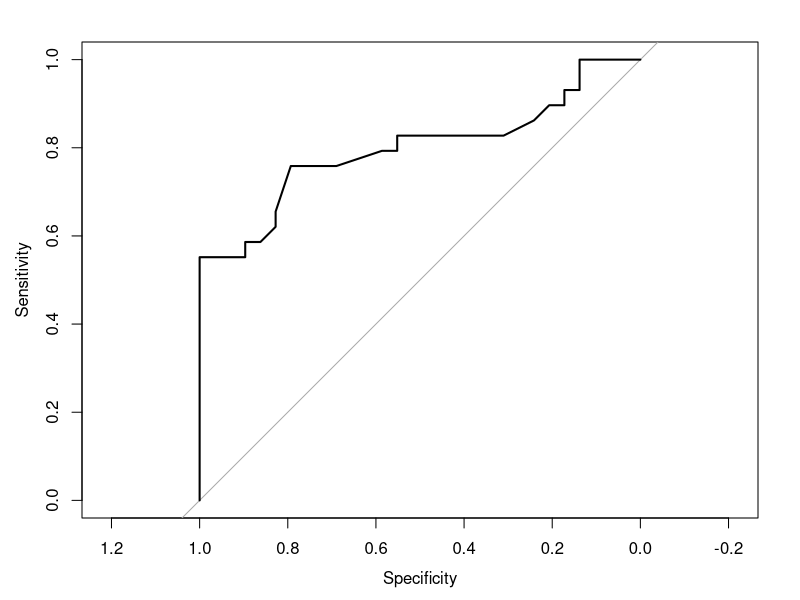

The R script that drew this image:
library(tidyverse)
library(lubridate)
library(dplyr)

#load data
cpi <- read.csv("cpi_cleaned.csv")
fed <- read.csv("fed_rate_cleaned.csv")
unemp <- read.csv('unemployment_cleaned.csv')
spy <- read.csv("SPY_data.csv")

#data formatting
cpi$Date   <- as.Date(as.character(cpi$Date),   format = "%b %d, %Y")
unemp$Date <- as.Date(as.character(unemp$Date), format = "%b %d, %Y")
fed$Date   <- as.Date(as.character(fed$Date),   format = "%b %d, %Y")
spy$X <- as.Date(as.character(spy$X))

#2008-2015
cpi   <- cpi   %>% filter(Date >= "2008-01-01", Date <= "2015-12-31")
unemp <- unemp %>% filter(Date >= "2008-01-01", Date <= "2015-12-31")
fed   <- fed   %>% filter(Date >= "2008-01-01", Date <= "2015-12-31")
spy   <- spy   %>% filter(X >= "2008-01-01", X <= "2015-12-31")

#monthly changes
cpi$month   <- floor_date(cpi$Date, "month")
unemp$month <- floor_date(unemp$Date, "month")
fed$month   <- floor_date(fed$Date, "month")
spy$month   <- floor_date(spy$X, "month")

#economic surprises 
cpi$cpi_surprise       <- cpi$Actual - cpi$Previous
unemp$unemp_surprise   <- unemp$Actual - unemp$Previous
fed$fed_surprise       <- fed$Actual - fed$Previous

#daily returns for SPY
spy <- spy %>%
  mutate(return = log(SPY.Adjusted / lag(SPY.Adjusted)))

#monthly volatilty(standard deviation of daily returns)
spy_monthly <- spy %>%
  group_by(month) %>%
  summarise(volatility = sd(return, na.rm = TRUE))

#merged data 
merged_data <- cpi[, c("month", "cpi_surprise")] %>%
  merge(unemp[, c("month", "unemp_surprise")], by = "month") %>%
  merge(fed[, c("month", "fed_surprise")], by = "month") %>%
  merge(spy_monthly, by = "month")

#high volitility vs. low
threshold <- median(merged_data$volatility, na.rm = TRUE)

merged_data$high_vol <- ifelse(merged_data$volatility > threshold, 1, 0)

table(merged_data$high_vol)

#logistical regression
model <- glm(high_vol ~ cpi_surprise + unemp_surprise + fed_surprise,
             data = merged_data,
             family = binomial)

print(summary(model))

#Confusion Matrix
merged_data$pred_prob <- predict(model, type = "response")
merged_data$pred_class <- ifelse(merged_data$pred_prob > 0.5, 1, 0)

library(caret)

confusionMatrix(
  factor(merged_data$pred_class),
  factor(merged_data$high_vol),
  positive = "1"
)

#ROC and AUC
library(pROC)

roc_obj <- roc(merged_data$high_vol, merged_data$pred_prob)
plot(roc_obj)
auc(roc_obj)

# Best threshold
coords(roc_obj, "best", ret = "threshold")

# Area under Curve
print(auc(roc_obj))


# Interpretation
coef_table <- summary(model)$coefficients
print(coef_table)

# Convert log-odds to odds ratios for easier interpretation
odds_ratios <- exp(coef(model))
print(odds_ratios)

# Create a summary interpretation table
interpretation <- data.frame(
  Variable = names(odds_ratios),
  Odds_Ratio = round(odds_ratios, 3),
  Meaning = c(
    "Baseline odds of high volatility when all surprises = 0",
    "Effect of 1 unit increase in CPI surprise",
    "Effect of 1 unit increase in Unemployment surprise",
    "Effect of 1 unit increase in Fed funds rate surprise"
  )
)

print(interpretation)
print("When unemployment comes as a suprise bigger than expected, that same month is more likely to be high-volatility.")
